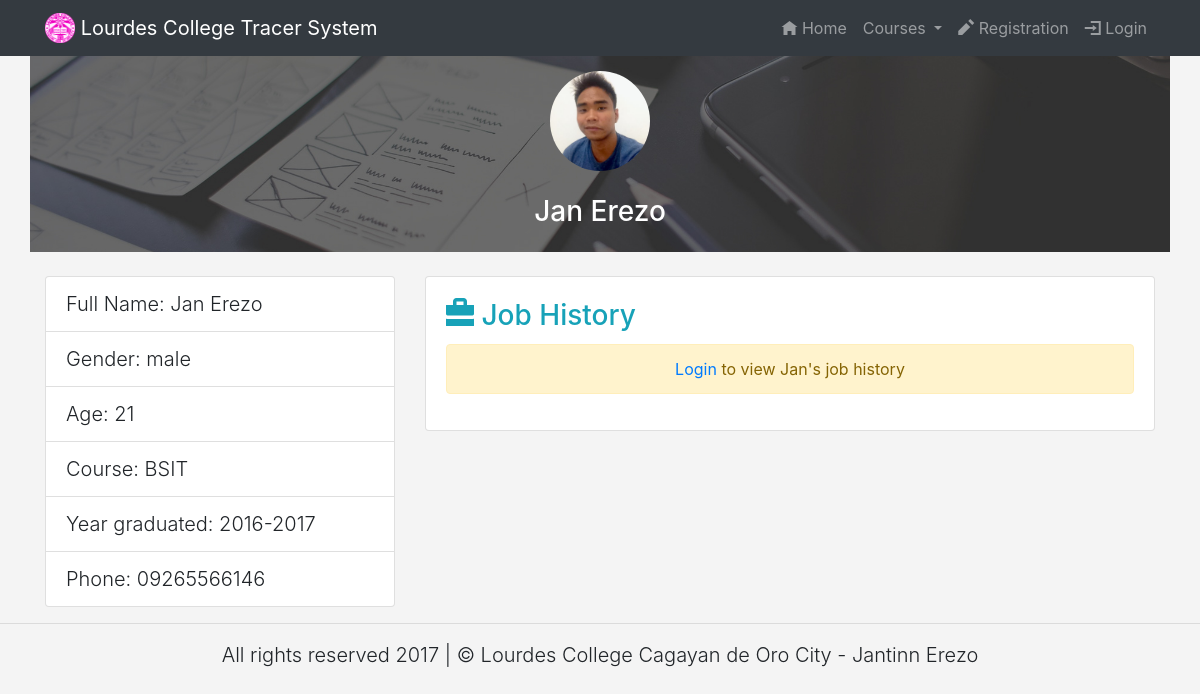
The page /home/view_profile.php?graduate_id=5a2e8403301ba on the database its author committed.
### tables this page shows
CREATE TABLE `tbl_graduates` (
  `graduate_id` varchar(255) NOT NULL,
  `lastname` varchar(255) NOT NULL,
  `firstname` varchar(255) NOT NULL,
  `gender` varchar(6) NOT NULL,
  `age` int(1) NOT NULL,
  `course_code` varchar(50) NOT NULL,
  `year_graduated` varchar(9) NOT NULL,
  `username` varchar(255) NOT NULL,
  `password` varchar(255) NOT NULL,
  `phone` varchar(11) NOT NULL,
  `img` varchar(255) DEFAULT 'avatar.png',
  `status` int(1) NOT NULL,
  `date_registered` datetime NOT NULL
);

### home/controller.php (called while the page is built, shortened)
<?php
    function view_profile($pdo,$graduate_id){
        $sql = 'SELECT* FROM tbl_graduates WHERE graduate_id = :graduate_id';
        $stmt = $pdo->prepare($sql);
        $stmt->bindParam(':graduate_id', $graduate_id, PDO::PARAM_STR);
        $stmt->execute();
        if($stmt->rowCount() === 1){
            return $stmt->fetch();
        }else{
            return false;
        }
    }

### home/view_profile.php (the view, shortened to what this page needs)
<?php
    require_once('header.php');
    require_once('controller.php');
    $profile = view_profile($pdo,$_GET['graduate_id']);
?>
<div class="container">
<div class="row profile-cover">
        <div class="col-md-4">
        </div>
        <div class="col-md-4 text-center">
            <div class="avatar" style="background-image:url('../resources/img/avatar/<?php echo $profile->img;?>')">
            </div>
            <br>
            <h3><?php echo $profile->firstname . ' ' .$profile->lastname;?></h3>
        </div>
        <div class="col-md-4">
        </div>
    </div>
    <br>
    <div class="row">
        <div class="col-md-4">
        <ul class="list-group">
            <li class="list-group-item lead">Full Name: <?php echo $profile->firstname . ' ' .$profile->lastname;?></li>
            <li class="list-group-item lead">Gender: <?php echo $profile->gender;?></li>
            <li class="list-group-item lead">Age: <?php echo $profile->age;?></li>
            <li class="list-group-item lead">Course: <?php echo $profile->course_code;?></li>
            <li class="list-group-item lead">Year graduated: <?php echo $profile->year_graduated;?></li>
            <li class="list-group-item lead">Phone: <?php echo $profile->phone;?></li>
        </ul>
        </div>
        <div class="col-md-8">
            <div class="card">
                <div class="card-body">
                    <h3 class="card-title text-info">
                    <span class="oi oi-briefcase"></span> Job History
                    </h3>
                    <?php if(!isset($_SESSION['username']) || empty($_SESSION['username'])):?>
                        <div class="alert alert-warning text-center">
                            <a href="login.php">Login</a> to view <?php echo $profile->firstname;?>'s job history
                        </div>
                    <?php endif;?>
                </div>
            </div>
        </div>
    </div>
</div>
<hr>
<?php require_once('footer.php');?>

### resources/css/style.css (style rules this page uses)
body { background-color: #f4f4f4; }
.avatar { width: 100px; height: 100px; background-position: center; background-size: cover; border-radius: 50px; margin: 0 auto; }
.profile-cover { background-image:url('../img/cover.jpg'); background-position: center; background-size: cover; background-repeat: no-repeat; color:#fff; padding:15px; }

### rows shown on the page
tbl_graduates: img (picture), firstname "Jan", lastname "Erezo", gender "male", age "21", course_code "BSIT", year_graduated "2016-2017", phone "09265566146"

### other values the page prints
Date('Y') "2017"
